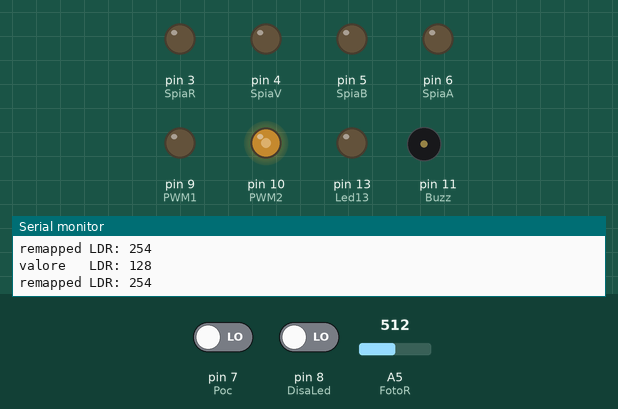
This sketch was run on a simulated Arduino Nano, built with avr-gcc and run on an emulated ATmega328P. Parts: output pins drawn as LEDs (lit = HIGH), buzzer (waves = sounding, pin HIGH), the last lines printed to the serial monitor. Dashed ring = blinking. The test bench sets the inputs (shaded band); at power-on: pin 8 (DisaLed) LOW, A5 (FotoR) = 512, pin 7 (Poc) LOW.

Above: at 4.7 s.
4.8 s: pin 8 (DisaLed) driven HIGH
At 6.2 s:
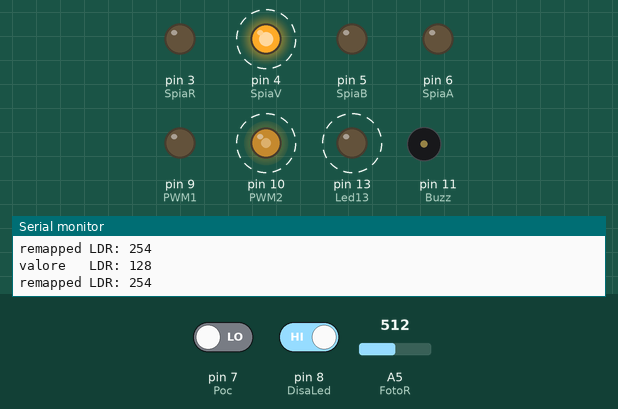
8.0 s: A5 (FotoR) set to 122
11.2 s: pin 7 (Poc) driven HIGH
At 11.35 s:
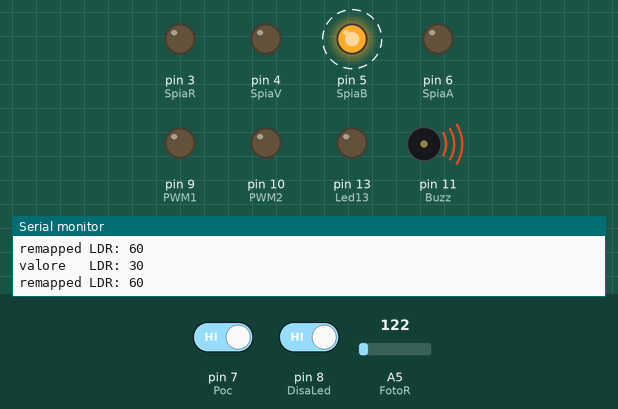
14.4 s: A5 (FotoR) set to 306
17.6 s: pin 7 (Poc) driven LOW
At 18.9 s:
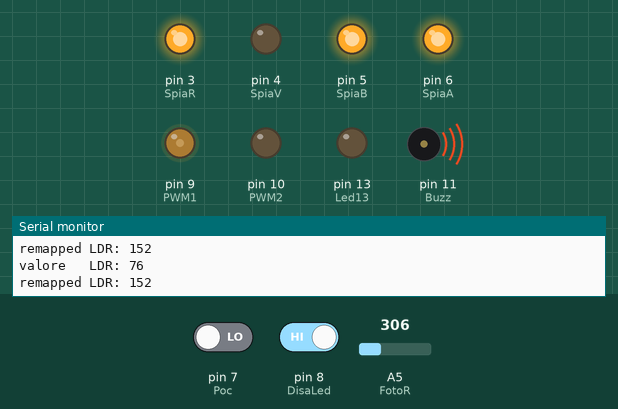
20.8 s: pin 7 (Poc) driven HIGH and pin 8 (DisaLed) driven LOW
At 21.7 s:
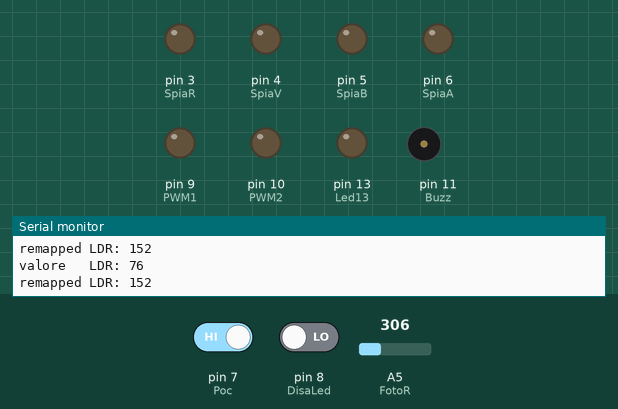
Timing chart, 0 to 25.0 s (numbered marks = the images above; inputs shaded):
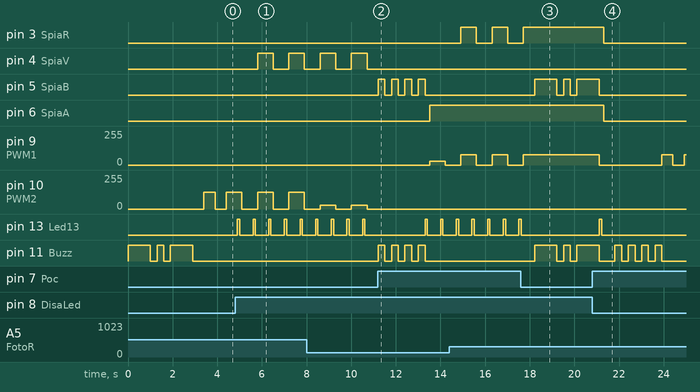

Measured:
- after the input at 4.8 s, pin 4 (SpiaV): alternates HIGH for 0.70 s and LOW for 0.70 s, starting after 1.0 s; pin 10 (PWM2): alternates 127/255 for 0.70 s and 0/255 for 0.70 s, starting after 0.30 s; pin 13 (Led13): alternates HIGH for 0.10 s and LOW for 0.60 s, starting after 0.10 s
- after the input at 11.2 s, pin 4 (SpiaV): stops changing and stays LOW; pin 5 (SpiaB), pin 11 (Buzz): alternates HIGH for 0.30 s and LOW for 0.30 s, 8 changes in all, then stays LOW, starting at once; pin 6 (SpiaA): LOW → HIGH after 2.3 s; pin 9 (PWM1): 0/255 → 30/255 after 2.3 s, → 0/255 0.70 s later; pin 10 (PWM2): stops changing and stays 0/255
- after the input at 17.6 s, pin 3 (SpiaR): goes on until 17.7 s, then stays HIGH; pin 5 (SpiaB), pin 11 (Buzz): goes HIGH 1.0 s, LOW 0.30 s, HIGH 0.30 s, LOW 0.30 s, then HIGH, starting after 0.61 s; pin 9 (PWM1): goes on until 17.7 s, then stays 76/255; pin 13 (Led13): goes on until 17.6 s, then stays LOW
- after the input at 20.8 s, pin 4 (SpiaV): stops changing and stays LOW; pin 10 (PWM2): stops changing and stays 0/255; pin 13 (Led13): goes on until 21.2 s, then stays LOW
- by itself, pin 3 (SpiaR): alternates HIGH for 0.70 s and LOW for 0.70 s

The sketch:

luce_allarme.ino
```cpp
// definizione pin I/O su Arduino nano  --
int SpiaR   =  3 ;            // spia led ROSSO esterno
int SpiaV   =  4 ;            // spia led VERDE esterno
int SpiaB   =  5 ;            // spia BUZZER esterno
int SpiaA   =  6 ;            // spia ENTRATA AMIGA da scheda OC
int Poc     =  7 ;            // definizione input digitale su piedino 13 - collegato a oc antifurto
int DisaLed =  8 ;            // definizione pin per abilitare o meno il blink dei led spia
int PWM1    =  9 ;            // definisce output PWM su piedino PWM1 led verde
int PWM2    = 10 ;            // definisce output PWM su piedino PWM2 led rosso
int Buzz    = 11 ;            // definizione output digitale su piedino 14 - collegato al buzzer
int Led13   = 13 ;            // definizione per il led sulla scheda
int FotoR   = A5 ;            // definizione input analogico su piedino 15 - collegato alla fotoresistenza
// definizioni e valorizzazione variabili
int suono = 0 ;              // identifica lo stato all'inizio, viene immediatamente modificato
int StatoOc = 0 ;            // valore dello stato del pin di oc dell'allarme
int StatoLed = 0 ;           // valore del jumper per abilitare il led 13. A + led acceso, a - led spento
int StatoPorta = 0 ;         // indica lo stato della porta per lampeggiare il led rosso o il verde
byte ValFotoR = 0 ;           // vaolore letto sul pin della fotoresistenza da 0 a 1024 (e' un intero)
byte ValFotoR1 = 0;

int ON = 1 ;                 // generico per ON  = 1
int OFF = 0 ;                // generico per OFF = 0
int SpiaRs = 0;              // valore dello stato delle lampade Rosse
int SpiaVs = 0;              // valore dello stato delle lampade Verde

void setup() {
    pinMode(Led13, OUTPUT);     // imposta il pin digitale 13 come output per spia      pin 13
    pinMode(PWM1, OUTPUT);      // imposta il pin digitale come output                  pin digitale  OUT e' digitale o analogico per il PWM?
    pinMode(PWM2, OUTPUT);      // imposta il pin digitale come output                  pin digitale  OUT   "       "       "      "      "
    pinMode(SpiaR, OUTPUT);     // imposta il pin digitale come output                  pin digitale  OUT
    pinMode(SpiaV, OUTPUT);     // imposta il pin digitale come output                  pin digitale  OUT
    pinMode(SpiaB, OUTPUT);     // imposta il pin digitale come output                  pin digitale  OUT
    pinMode(SpiaA, OUTPUT);     // imposta il pin digitale come output                  pin digitale  OUT
    pinMode(Buzz, OUTPUT);      // piedino collegato al TR del come output              pin digitale  OUT
    pinMode(Poc, INPUT);        // piedino collegato a Open Collector dell'antifurto    pin digitale  IN
                                //  collegamento tramite res da 10K all OC dell'allarme
    pinMode(DisaLed, INPUT);    // se OFF non accende i led, se ON li accende tutti per test

    pinMode(FotoR, INPUT);      // piedino collegato alla fotoresistenza                pin analogico IN

    Serial.begin(9600);     // Debug   Serial start-up at 9600bps
}
//===============================================================================================


//========= partenza ============================================================================
void loop() {
    while (1) {      //loop infinito

        StatoOc = digitalRead(Poc);     // legge il pin del oc dell'antifurto (0 o 1)                                       //
        StatoLed = digitalRead(DisaLed); // legge il pin del junper per il blink dei led

        //Serial.print("StatoOc: ");Serial.print(StatoOc);Serial.print(" | ");
        //Serial.print("StatoLed: ");Serial.print(StatoLed);Serial.print(" | ");
        //Serial.print("suono: ");Serial.print(suono);Serial.print(" | ");
        //Serial.print("Val fotor: ");Serial.println(ValFotoR);

        //Serial.print(StatoLed);
//===== esame di un eventuale cambio dello stato del pin dell'allarme ============================
//= serve per fare suonare il beeper solo al cambio stato e non sempre ===========================
        //Serial.print(suono);
        if (StatoOc == ON) {                 // vuol dire allarme inserito       da verificare sul campo!!!!
            if (suono == 0 or suono == 2 ) {            // mai suonato fino ad ora ?
                Suona_Led_Rosso();    // costruire sequenza suoni
                suono = 1 ;           // suonato codice per inserimento e impostato variabile
                analogWrite(PWM1, 000); // reset
                analogWrite(PWM2, 000); // reset
                SpiaRs = 0 ;            // reset
                SpiaVs = 0 ;            // reset
            }
        }
        if (StatoOc == OFF) {                 // vuol dire allarme disinserito       da verificare sul campo!!!!
            if (suono == 0 or suono == 1 ) {            // mai suonato fino ad ora ?
                Suona_Led_Verde();    // costruire sequenza suoni
                suono = 2;            // suonato codice per inserimento e impostato variabile
                analogWrite(PWM1, 000); // reset
                analogWrite(PWM2, 000); // reset
                SpiaRs = 0 ;            // reset
                SpiaVs = 0 ;            // reset
            }
        }
//=================================================================================================
//=================================================================================================
    if (StatoLed == 1) {    // si usa il dipswitch per decidere se o meno abilitare i led spia
        LedBlink13();                    // faccio lampeggiare il led su scheda
        digitalWrite(SpiaR, SpiaRs);     // Spia led ROSSO
        digitalWrite(SpiaV, SpiaVs);     // Spia led VERDE
        digitalWrite(SpiaA, StatoOc);    // Spia dello stato dell OC di AMIGA
    }
    else if (StatoLed == 0) {    // disabilitati
        digitalWrite(SpiaR, OFF);     // Spia led ROSSO
        digitalWrite(SpiaV, OFF);     // Spia led VERDE
        digitalWrite(SpiaA, OFF);     // Spia dello stato dell OC di AMIGA
    }
//=================================================================================================
//=================================================================================================
//= in questa parte viene esaminato la variabile suono per il lampeggio ===========================
    if (suono == 1) {               // se suono e' =1 allarme inserito
        if (StatoPorta == OFF) {
            analogWrite(PWM1, 000 );    // // spegne LED ROSSO
            StatoPorta = ON;            // inverte luce verde : accesa o spenta
            SpiaRs = 1 ;                // led spia
        }
        else if(StatoPorta == ON) {
            analogWrite(PWM1, ValFotoR);  // accende LED ROSSO secondo la luminosita'
            StatoPorta = OFF;           // inverte luce verde : accesa o spenta
            SpiaRs = 0 ;                // led spia
        }
    delay(500);                 // attesa
    }
    if (suono == 2) {               // se suono e' =2 allarme disinserito
        if (StatoPorta == OFF) {
            analogWrite(PWM2, 000 );     // spegne  LED VERDE
            StatoPorta = ON ;           // inverte luce verde : accesa o spenta
            SpiaVs = 1 ;                // led spia
        }
        else if(StatoPorta == ON) {
            analogWrite(PWM2, ValFotoR);  // accende  LED VERDE secondo la luminosita'
            StatoPorta = OFF;           // inverte luce verde : accesa o spenta
            SpiaVs = 0 ;                // led spia
        }
    delay(500);                 // frequenza lampeggio led esterni
    }
//=================================================================================================
// il secondo campo dell'istruzione analogWrite indica la percentuale del PWM. Se e'=0 non c'e' PWM
//  (luce spenta) se e'=255 il PWM e' a 100 (accesa), se e'=128 e' al 50%. Vedi sotto!
    ValFotoR = byte(analogRead(FotoR) / 4 );    // lettura del valore della fotoresistenza sul pin da 0 a 1024
    Serial.print("valore   LDR: ");Serial.println(ValFotoR);
    if (ValFotoR>127) ValFotoR = 127;
    if (ValFotoR<10) ValFotoR = 10;
    ValFotoR1 = ValFotoR*2;
    //ValFotoR1 = map(ValFotoR, 0, 120, 20, 255);
    Serial.print("remapped LDR: ");Serial.println(ValFotoR1);
    Serial.println("");
                                               //  poi divide per 4 per portarlo nel range da 0 a 255
//=================================================================================================
    }       // fine While
//=================================================================================================
}           // fine Loop
//*************************************************************************************************
//*************************************************************************************************
//*************************************************************************************************


//===============================================================================================
void LedBlink13() {         // attesa di un 7/10 di secondo delay(700)
    digitalWrite(Led13, HIGH);  // accende il LED
    delay(100);                 // aspetta
    digitalWrite(Led13, LOW);   // spegne il LED
    delay(100);                 // aspetta
}
//===============================================================================================
void Suona_Led_Rosso(void) {        // inserimento allarme  4 beep da 300 ms con intervallo di 300 ms
    digitalWrite(Buzz, HIGH); if (StatoLed == 1) { digitalWrite(SpiaB,ON);} ;
    delay(300);
    digitalWrite(Buzz, LOW);  if (StatoLed == 1) { digitalWrite(SpiaB,OFF);} ;
    delay(300);
    digitalWrite(Buzz, HIGH); if (StatoLed == 1) { digitalWrite(SpiaB,ON);} ;
    delay(300);
    digitalWrite(Buzz, LOW);  if (StatoLed == 1) { digitalWrite(SpiaB,OFF);} ;
    delay(300);
    digitalWrite(Buzz, HIGH); if (StatoLed == 1) { digitalWrite(SpiaB,ON);} ;
    delay(300);
    digitalWrite(Buzz, LOW);  if (StatoLed == 1) { digitalWrite(SpiaB,OFF);} ;
    delay(300);
    digitalWrite(Buzz, HIGH); if (StatoLed == 1) { digitalWrite(SpiaB,ON);} ;
    delay(300);
    digitalWrite(Buzz, LOW);  if (StatoLed == 1) { digitalWrite(SpiaB,OFF);} ;
}
//===============================================================================================
void Suona_Led_Verde(void) {        // disinserimento allarme 3 beep due lunghi uno corto
    digitalWrite(Buzz, HIGH); if (StatoLed == 1) { digitalWrite(SpiaB,ON);} ;
    delay(1000);
    digitalWrite(Buzz, LOW);  if (StatoLed == 1) { digitalWrite(SpiaB,OFF);} ;
    delay(300);
    digitalWrite(Buzz, HIGH); if (StatoLed == 1) { digitalWrite(SpiaB,ON);} ;
    delay(300);
    digitalWrite(Buzz, LOW);  if (StatoLed == 1) { digitalWrite(SpiaB,OFF);} ;
    delay(300);
    digitalWrite(Buzz, HIGH); if (StatoLed == 1) { digitalWrite(SpiaB,ON);} ;
    delay(1000);
    digitalWrite(Buzz, LOW);  if (StatoLed == 1) { digitalWrite(SpiaB,OFF);} ;
}
```
